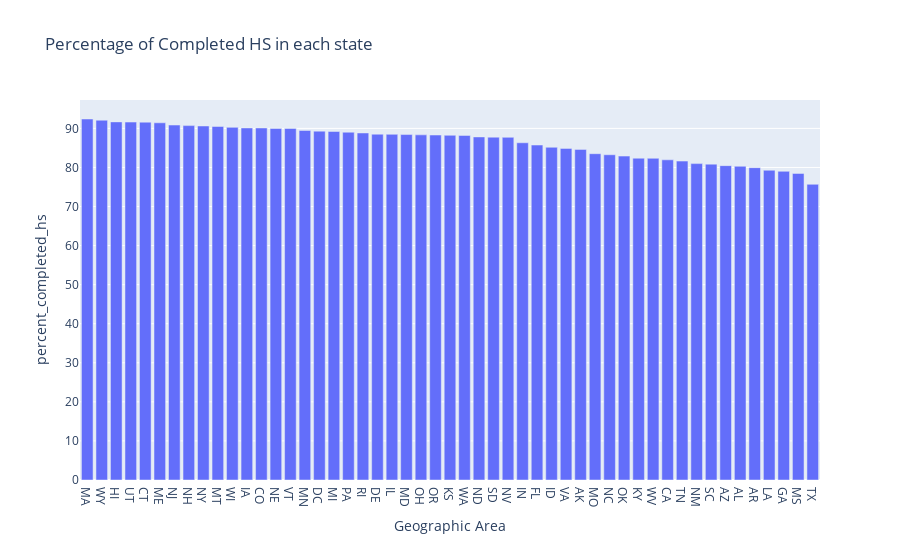

Notebook cell for this chart:
### Code cell
fig = px.bar(
    ascending_hs, 
    x='Geographic Area', 
    y="percent_completed_hs", 
    orientation='v', 
    title='Percentage of Completed HS in each state' 
)
fig.show()

### Figure 1 — Plotly figure (JSON) as saved in the notebook; plotly's stock layout.template omitted (floating-point values rounded to 4 significant figures)
{"data": [{"alignmentgroup": "True", "hovertemplate": "Geographic Area=%{x}<br>percent_completed_hs=%{y}<extra></extra>", "legendgroup": "", "marker": {"color": "#636efa", "pattern": {"shape": ""}}, "name": "", "offsetgroup": "", "orientation": "v", "showlegend": false, "textposition": "auto", "type": "bar", "x": ["MA", "WY", "HI", "UT", "CT", "ME", "NJ", "NH", "NY", "MT", "WI", "IA", "CO", "NE", "VT", "MN", "DC", "MI", "PA", "RI", "DE", "IL", "MD", "OH", "OR", "KS", "WA", "ND", "SD", "NV", "IN", "FL", "ID", "VA", "AK", "MO", "NC", "OK", "KY", "WV", "CA", "TN", "NM", "SC", "AZ", "AL", "AR", "LA", "GA", "MS", "TX"], "xaxis": "x", "y": [92.4, 92.1, 91.67, 91.62, 91.59, 91.43, 90.85, 90.71, 90.61, 90.49, 90.26, 90.11, 90.11, 89.99, 89.98, 89.47, 89.3, 89.21, 89.02, 88.82, 88.52, 88.48, 88.42, 88.34, 88.3, 88.23, 88.2, 87.82, 87.75, 87.72, 86.32, 85.74, 85.17, 84.88, 84.63, 83.52, 83.25, 82.91, 82.37, 82.35, 81.96, 81.63, 80.98, 80.85, 80.47, 80.3, 79.95, 79.29, 79.01, 78.47, 75.69], "yaxis": "y"}], "layout": {"barmode": "relative", "legend": {"tracegroupgap": 0}, "title": {"text": "Percentage of Completed HS in each state"}, "xaxis": {"anchor": "y", "domain": [0, 1], "title": {"text": "Geographic Area"}}, "yaxis": {"anchor": "x", "domain": [0, 1], "title": {"text": "percent_completed_hs"}}}}
